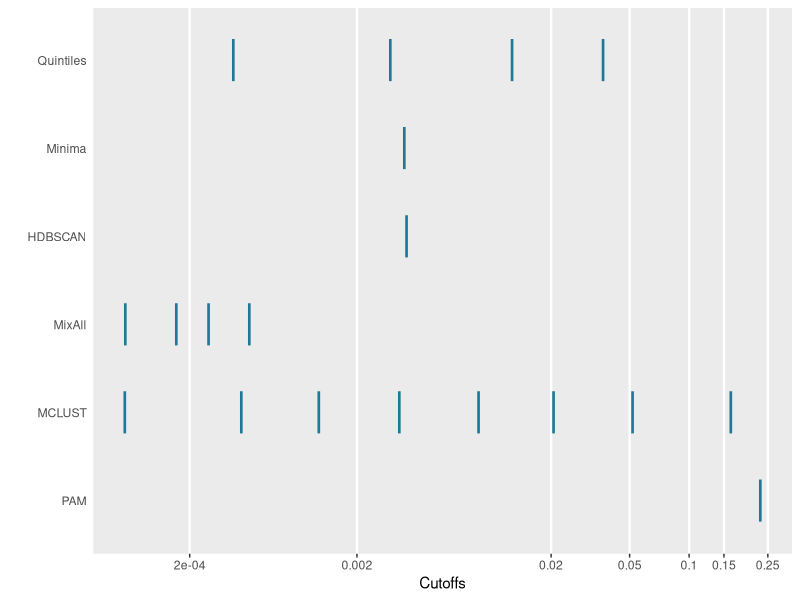
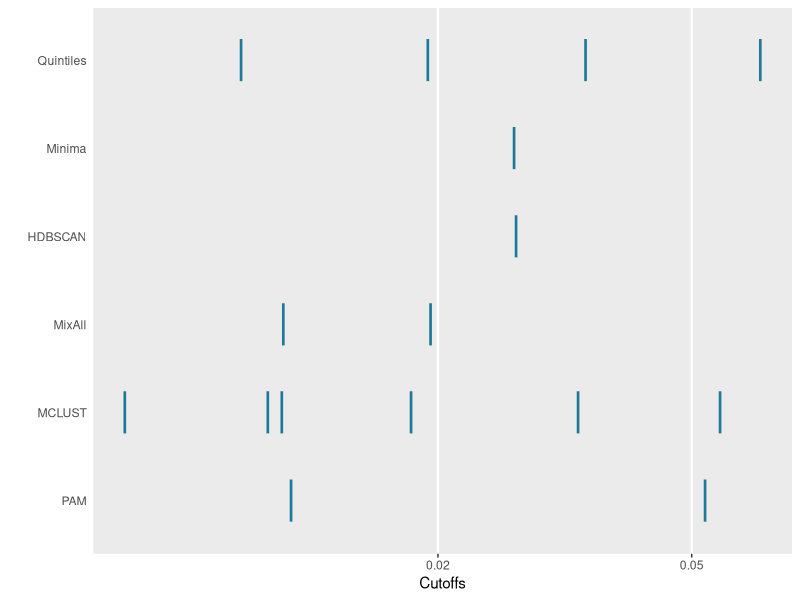
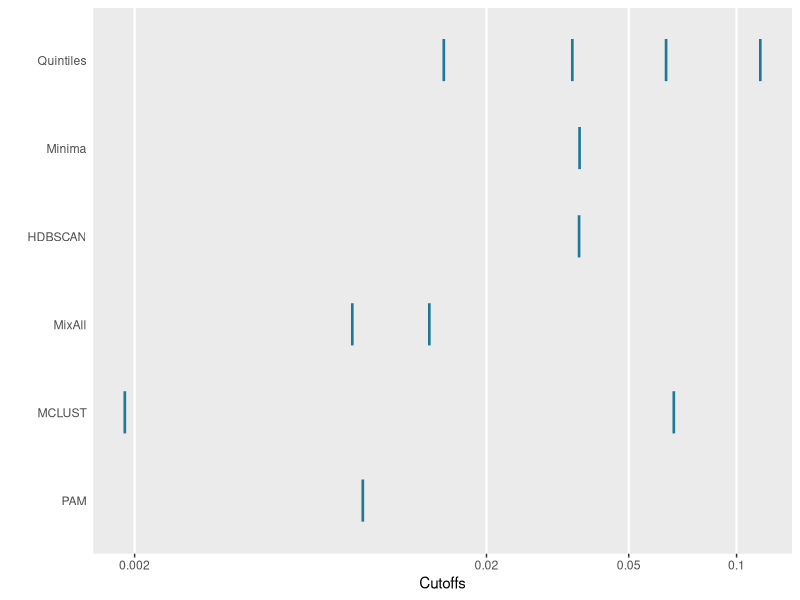
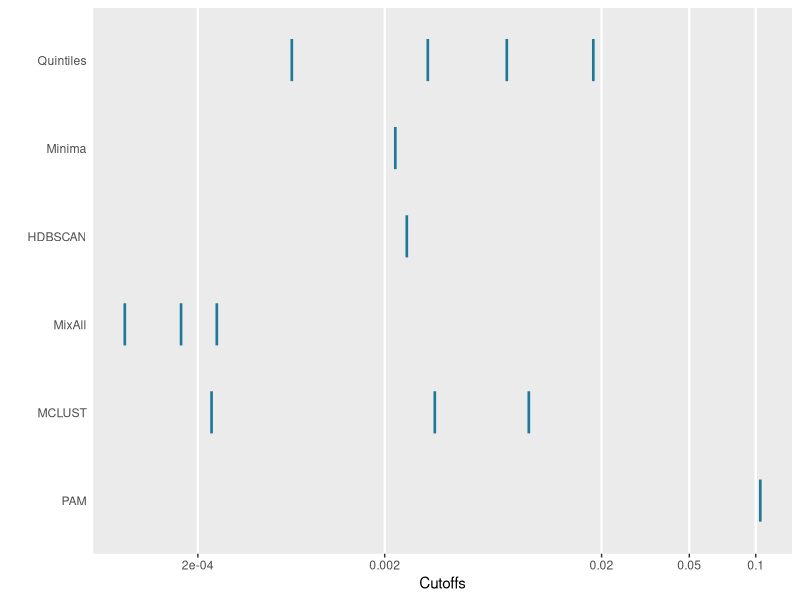
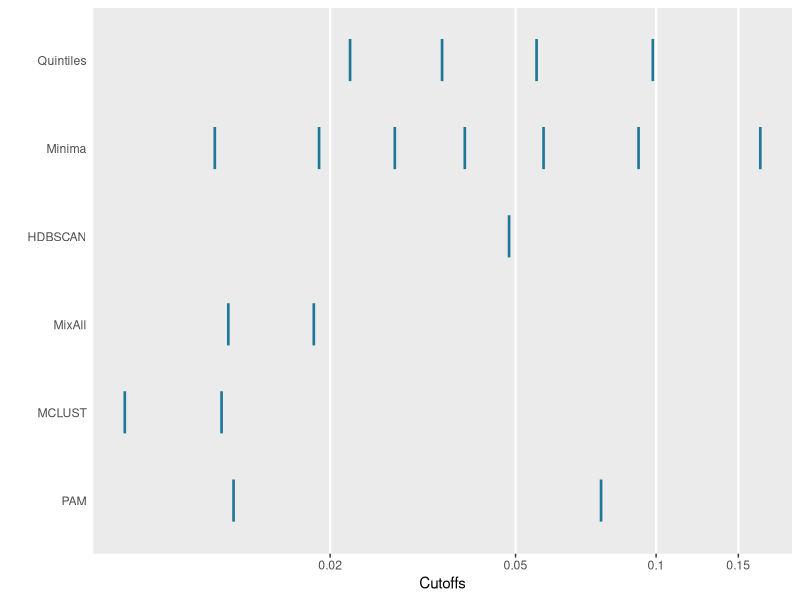
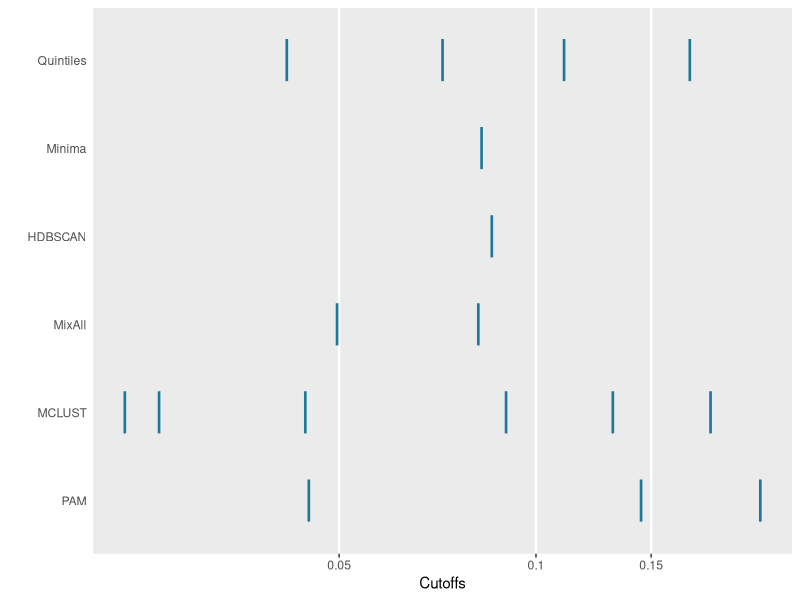
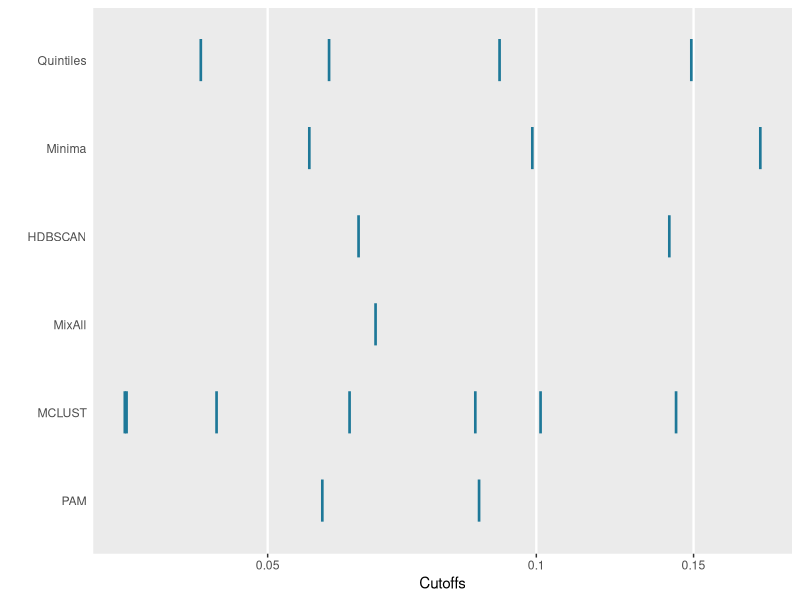
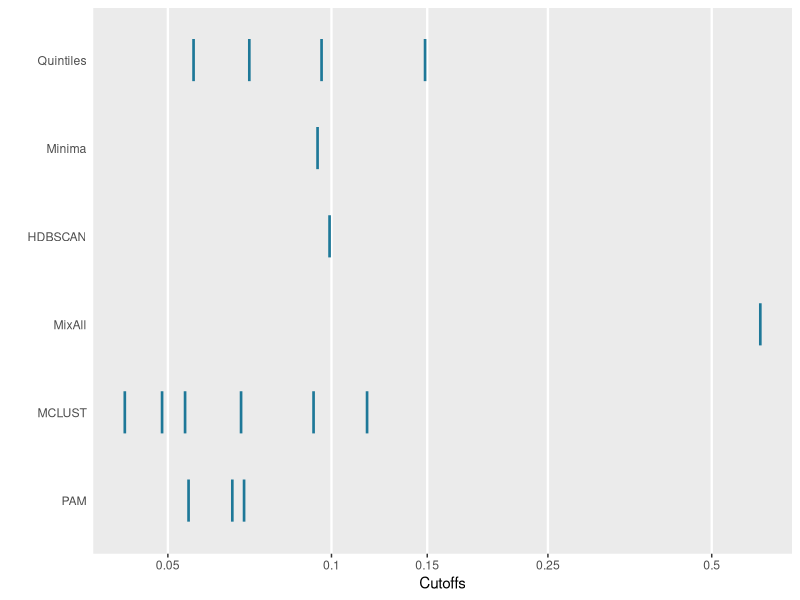

Write the R code that produced these figures, in order.
set.seed(2023)
library(ggplot2)
library(tidyverse)

library(data.table)
library(gridExtra)
library(RColorBrewer)






#cutoffs
chdbscan =  list(PMS_prox_idx_emp = 0.22985, PMS_prox_idx_pharma = c(0.01175, 0.0525), PMS_prox_idx_childcare = 0.009, PMS_prox_idx_health = 0.1052,PMS_prox_idx_grocery = c(0.0763, 0.0124), PMS_prox_idx_educpri = c(0.04495,0.22045, 0.1449), PMS_prox_idx_educsec = c(0.0576, 0.0863), PMS_prox_idx_lib = c(0.06575, 0.0691, 0.05465), PMS_prox_idx_parks = 0.01995,PMS_prox_idx_transit = 0.03875)

cquintiles = list(
  PMS_prox_idx_emp = c(0.0004, 0.0030, 0.0127, 0.0368),
  PMS_prox_idx_pharma = c(0.0098, 0.0193, 0.0341, 0.0641),
  PMS_prox_idx_childcare = c(0.0152, 0.0348, 0.0636, 0.1167),
  PMS_prox_idx_health = c(0.0007, 0.0032, 0.0074, 0.0184),
  PMS_prox_idx_grocery = c(0.0221, 0.0348, 0.0555, 0.0985),
  PMS_prox_idx_educpri = c(0.0416, 0.0720, 0.1105, 0.1720),
  PMS_prox_idx_educsec = c(0.0421, 0.0586, 0.0910, 0.1492),
  PMS_prox_idx_lib = c(0.0558, 0.0707, 0.0960, 0.1488),
  PMS_prox_idx_parks = c(0.0203, 0.0372, 0.0614, 0.1050),
  PMS_prox_idx_transit = c(0.0026, 0.0067, 0.0131, 0.0272)
)

cmixall = list(
  PMS_prox_idx_emp = c(0.003649668),
  PMS_prox_idx_pharma = c(0.02654995),
  PMS_prox_idx_childcare = c(0.03634996),
  PMS_prox_idx_health = c(0.002549527),
  PMS_prox_idx_grocery = c(0.04844996),
  PMS_prox_idx_educpri = c(0.08565002),
  PMS_prox_idx_educsec = c(0.06324952, 0.14094998),
  PMS_prox_idx_lib = c(0.09929952),
  PMS_prox_idx_parks = c(0.04474999),
  PMS_prox_idx_transit = c(0.00654981)
)

cpamkmeans = list(
  PMS_prox_idx_emp = c(0.003549657),
  PMS_prox_idx_pharma = c(0.02634995),
  PMS_prox_idx_childcare = c(0.03644997),
  PMS_prox_idx_health = c(0.002249469),
  PMS_prox_idx_grocery = c(0.01129957, 0.01894993, 0.02754996, 0.03894998, 0.05744995, 0.09185003, 0.16739932),
  PMS_prox_idx_educpri = c(0.08265002),
  PMS_prox_idx_educsec = c(0.05569919, 0.09904984, 0.17829930),
  PMS_prox_idx_lib = c(0.09434931),
  PMS_prox_idx_parks = c(0.04504995),
  PMS_prox_idx_transit = c(0.007649841)
) 

cmclust = list(
  PMS_prox_idx_emp = c(0.00004142133, 0.0004477224, 0.001249074, 0.003349638, 0.008549853, 0.02064994, 0.05184998, 0.1629499),
  PMS_prox_idx_pharma = c(0.006417666, 0.010799537, 0.018149931, 0.033198664, 0.055421553, 0.011361244),
  PMS_prox_idx_childcare = c(0.001874842, 0.066850014),
  PMS_prox_idx_health = c(0.0002464102, 0.0034496474, 0.0093498633),
  PMS_prox_idx_grocery = c(0.011689830, 0.007219839),
  PMS_prox_idx_educpri = c(0.02349916, 0.02650828, 0.04439987, 0.09005003, 0.13115005, 0.18500001),
  PMS_prox_idx_educsec = c(0.03474969, 0.03459509, 0.04384998, 0.06179871, 0.10114965, 0.14344998, 0.08546577),
  PMS_prox_idx_lib = c(0.04879960, 0.05379961, 0.06824909, 0.09274833, 0.11634910, 0.04169711),
  PMS_prox_idx_parks = c(0.08254624, 0.01594993, 0.03244996, 0.04634999, 0.06235000, 0.08445002, 0.12194994),
  PMS_prox_idx_transit = c(0.001048913, 0.011649895)
)

cmanual = list(
  PMS_prox_idx_emp = c(0.0000423603, 0.0001573125, 0.0002743458, 0.0005010775),
  PMS_prox_idx_pharma = c(0.01142592, 0.01948168),
  PMS_prox_idx_childcare = c(0.008407409, 0.013850871),
  PMS_prox_idx_health = c(0.0000405736, 0.0001524638, 0.0002658077),
  PMS_prox_idx_grocery = c(0.01208361, 0.01846220),
  PMS_prox_idx_educpri = c(0.04965835, 0.08169011),
  PMS_prox_idx_educsec = c(0.06609424),
  PMS_prox_idx_lib = c(0.6149259),
  PMS_prox_idx_parks = c(0.01834893, 0.02944933),
  PMS_prox_idx_transit = c(0.0000390986, 0.0001481958, 0.0002512994, 0.0003514904)
)

# put all in same list
cutoff_list <- list(cquintiles, cmanual, chdbscan, cmixall, cmclust, cpamkmeans )

names(cutoff_list) <- c("Quintiles", "Minima", "HDBSCAN", "MixAll", "MCLUST", "PAM" )


amenities = c("PMS_prox_idx_emp", "PMS_prox_idx_pharma", "PMS_prox_idx_childcare", "PMS_prox_idx_health", "PMS_prox_idx_grocery", "PMS_prox_idx_educpri", "PMS_prox_idx_educsec", "PMS_prox_idx_lib", "PMS_prox_idx_parks", "PMS_prox_idx_transit")

#labels
labs = c('Employment', 'Pharmacy', 'Child care', 'Health care', 'Grocery', 'Primary Education', 'Secondary Education', 'Library', 'Parks', 'Transit')




for (k in 1:length(amenities)){
	# amen number
	ameni = k #pri educ
	# initialize df with first
	df_cutof <- cbind(rep(names(cutoff_list)[1], length(cutoff_list[[1]][[ameni]])), log(cutoff_list[[1]][[amenities[k]]]+0.0001))

	# add
	for (algo in 2:length(cutoff_list)){
	  # add to temporary
	  # add to full
	  df_cutof <- rbind(df_cutof, cbind(rep(names(cutoff_list)[algo], length(cutoff_list[[algo]][[ameni]])), log(cutoff_list[[algo]][[ameni]]+0.0001)))
	}
	colnames(df_cutof) <- c('algo', 'cutoff')
	df_cutof <- as.data.frame(df_cutof)

	#print(df_cutof)

	# make plot
	plt = ggplot(df_cutof,aes(x = as.numeric(as.character(cutoff)),y = algo)) + 
	  #geom_rect(aes(xmin = log(0.0001), xmax = log(as.numeric(cquintiles[[ameni]][1])+0.0001), ymin = -Inf, ymax = Inf), alpha = .02, fill = "#B10026", show.legend = F) + 
	  #geom_rect(aes(xmin = log(as.numeric(cquintiles[[ameni]][2])+0.0001), xmax = log(as.numeric(cquintiles[[ameni]][3])+0.0001),ymin = -Inf, ymax = Inf), alpha = .02, fill = "#B10026",show.legend = F) + 
	  #geom_rect(aes(xmin = log(as.numeric(cquintiles[[ameni]][4])+0.0001), xmax = log(1.0001),ymin = -Inf, ymax = Inf), alpha = .02, fill = "#B10026",show.legend = F)+ 
	  geom_point(shape="|",size=11, col="#1e7898") + labs(x = "Cutoffs", y=' ') + 
	  theme(
	  	#panel.grid.major = element_blank(),
	  	panel.grid.major.x = element_line(size = 0.8),
		panel.grid.minor.x = element_blank(),
		panel.grid.minor = element_blank(),
		panel.grid.major.y = element_blank(),
		axis.ticks.y = element_blank()
	  ) + 
	  scale_y_discrete(labels = rev(c("Quintiles", "Minima", "HDBSCAN", "MixAll", "MCLUST", "PAM")))  +
	  scale_x_continuous(breaks=log(c(0.0002, 0.002, 0.02, seq(0.05,0.15,0.05), 0.25, 0.5)+0.0001), labels=c(0.0002, 0.002, 0.02, seq(0.05,0.15,0.05), 0.25, 0.5), lim=c(min(as.numeric(as.character(df_cutof$cutoff))), max(as.numeric(as.character(df_cutof$cutoff)))))
	  #xlim(-5, 0)
	  
	  
	 
	#export
	ggsave(paste0(labs[k], "_ticks.png"), plt, dpi = 400, width=8, height=4)
}

  
